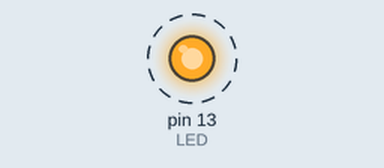
Simulated run of this sketch. Board: Arduino Uno, built with avr-gcc and run on an emulated ATmega328P. On the bench: output pins drawn as LEDs (lit = HIGH). Dashed ring = blinking.

Above: at 0.05 s.
Timing chart, 0 to 3.0 s (numbered marks = the images above):
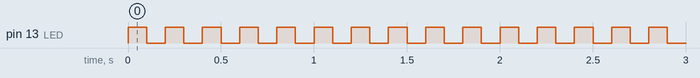

The sketch:

LED_blink.ino
```cpp
#include <arduino.h>

#define LED 13

//LED는 디지털 13번 핀에 연결되어 있음
void setup(){
  // 디지털핀(13)을 출력으로 설정

	pinMode(LED, OUTPUT);
}

void loop() {
  //LED를 켠다.
  digitalWrite(LED,HIGH);
  //1초 대기
  delay(100);

  //LED를 끈다.
  digitalWrite(LED,LOW);
  //1초 대기
  delay(100);
}
```

main.c
```cpp
/*
 * main.c
 *
 *  Created on: 2020. 4. 27.
 *      Author: Soochan Kim
 */

#include <avr/io.h>
#include <util/delay.h>

int cLED = 13;

void setup()
{
#ifdef Arduino
 	pinMode(cLED, OUTPUT);
#else
    DDRB = (1 << PB5);
#endif
}


void loop()
{
#ifdef Arduino
  digitalWrite(cLED, HIGH);
  delay(1000); // Wait for 1000 millisecond(s)
  digitalWrite(cLED, LOW);
  delay(1000); // Wait for 1000 millisecond(s)
#else
  PORTB |= (1<<PB5);
  _delay_ms(200);
  PORTB &= ~(1<<PB5);
  _delay_ms(200);
#endif
}

int main(void)
{
	setup();

	while(1){
		loop();
	}
}
```

Measured:
- by itself, pin 13 (LED): alternates HIGH for 0.10 s and LOW for 0.10 s
